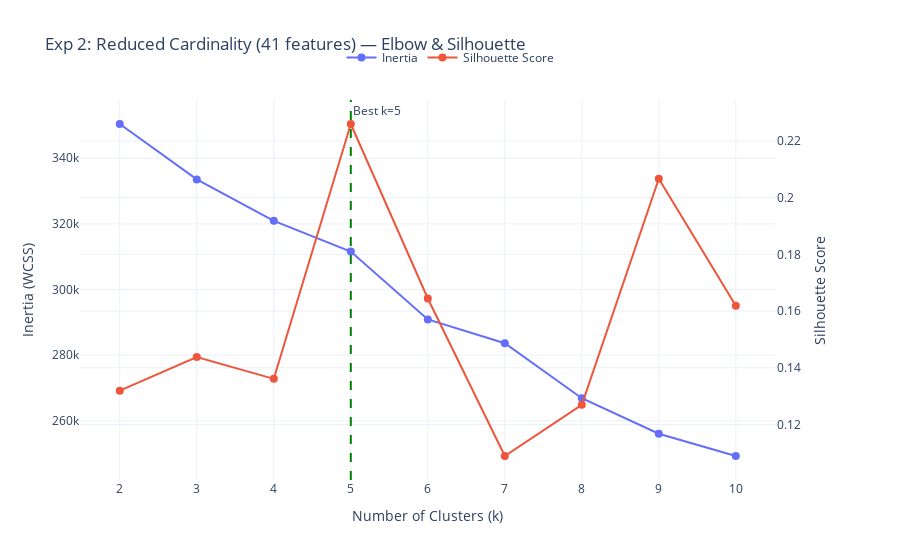

Write notebook code for a chart like this one.
### Code cell
exp2 = run_experiment(X_reduced, f"Reduced cardinality (min_count={MIN_COUNT})")
print(f"Best k={exp2['best_k']}, silhouette={exp2['silhouette']:.4f}, CH={exp2['calinski_harabasz']:.1f}")

fig = plot_elbow(
    exp2["elbow"].k_values, exp2["elbow"].inertias,
    exp2["elbow"].silhouette_scores, best_k=exp2["best_k"],
)
fig.update_layout(title=f"Exp 2: Reduced Cardinality ({exp2['n_features']} features) — Elbow & Silhouette")
fig.show()

### Figure 1 — Plotly figure (JSON) as saved in the notebook; plotly's stock layout.template omitted (floating-point values rounded to 4 significant figures)
{"data": [{"line": {"color": "#636EFA", "width": 2}, "marker": {"size": 8}, "mode": "lines+markers", "name": "Inertia", "type": "scatter", "x": [2, 3, 4, 5, 6, 7, 8, 9, 10], "xaxis": "x", "y": [350400.0, 333600.0, 320900.0, 311600.0, 290900.0, 283600.0, 266900.0, 256100.0, 249300.0], "yaxis": "y"}, {"line": {"color": "#EF553B", "width": 2}, "marker": {"size": 8}, "mode": "lines+markers", "name": "Silhouette Score", "type": "scatter", "x": [2, 3, 4, 5, 6, 7, 8, 9, 10], "xaxis": "x", "y": [0.1319, 0.1438, 0.1361, 0.226, 0.1644, 0.1089, 0.127, 0.2067, 0.1618], "yaxis": "y2"}], "layout": {"annotations": [{"showarrow": false, "text": "Best k=5", "x": 5, "xanchor": "left", "xref": "x", "y": 1, "yanchor": "top", "yref": "y domain"}], "legend": {"orientation": "h", "x": 0.5, "xanchor": "center", "y": 1.15}, "shapes": [{"line": {"color": "green", "dash": "dash"}, "type": "line", "x0": 5, "x1": 5, "xref": "x", "y0": 0, "y1": 1, "yref": "y domain"}], "title": {"text": "Exp 2: Reduced Cardinality (41 features) — Elbow & Silhouette"}, "xaxis": {"anchor": "y", "domain": [0.0, 0.94], "title": {"text": "Number of Clusters (k)"}}, "yaxis": {"anchor": "x", "domain": [0.0, 1.0], "title": {"text": "Inertia (WCSS)"}}, "yaxis2": {"anchor": "x", "overlaying": "y", "side": "right", "title": {"text": "Silhouette Score"}}}}
